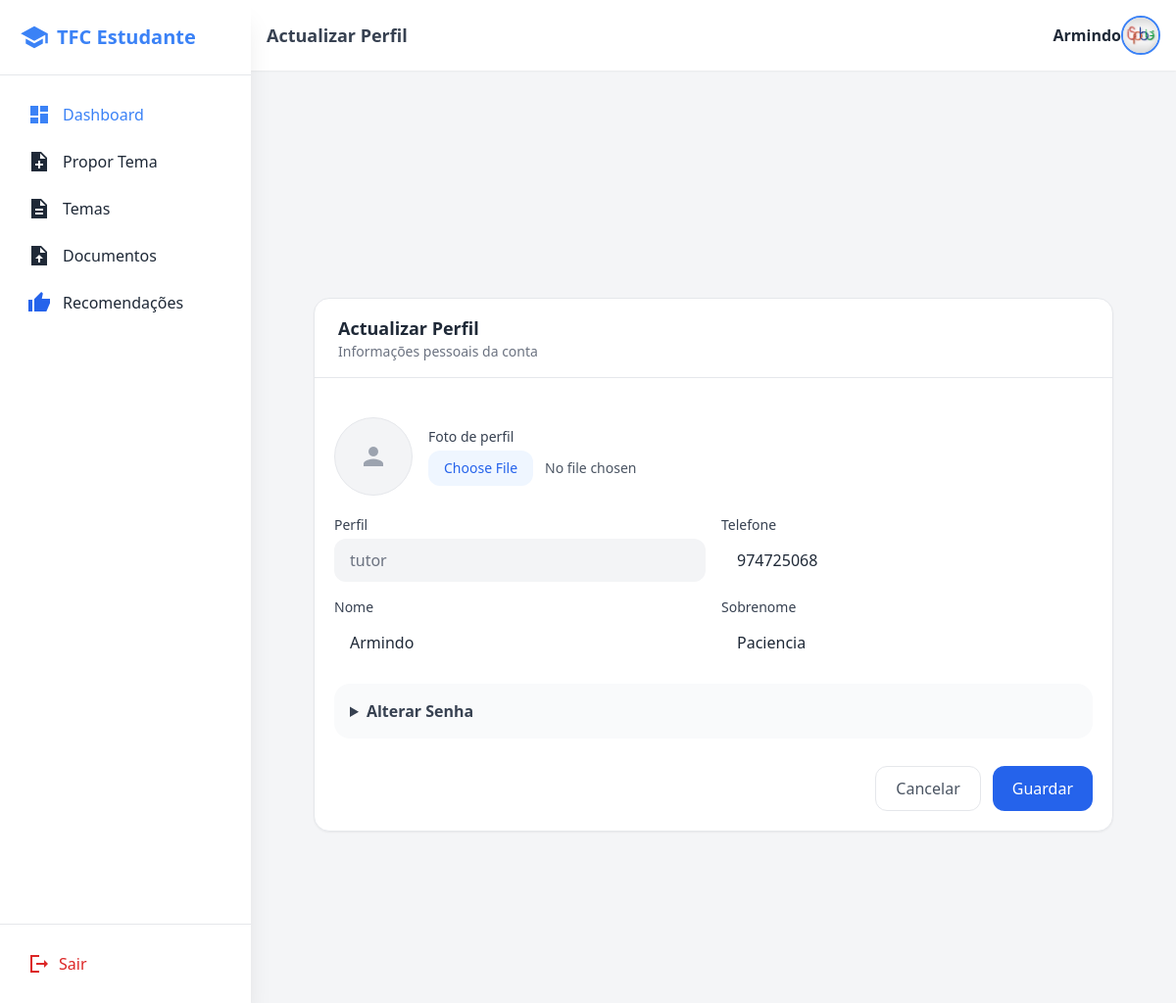
The app's page /perfil/atualizar/ (signed in) with its own data.
### Coordenacao/models.py (models this page shows, shortened)
class Usuario(AbstractUser):
    TIPOS_USUARIO = (
        ("cordenacao", "cordenacao"),
        ("dac", "dac"),
        ("presidente", "professores"),
        ("estudante", "estudante"),
        ("area_cientifica", "area_cientifica"),
        ("tutor", "tutor"),
    )
    ESTADO_USUARIO = (
        ("activo", "activo"),
        ("desativado", "desativado"),
    )
    username = None
    email = models.EmailField(unique=True)
    nome = models.CharField(max_length=100)
    sobrenome = models.CharField(max_length=100)
    imagem = models.ImageField(
        upload_to="usuarios/",
        null=True,
        blank=True
    )
    perfil = models.CharField(
        max_length=20,
        choices=TIPOS_USUARIO,
    )
    estado_user = models.CharField(
        max_length=20,
        choices=ESTADO_USUARIO,
        default="desativado"
    )
    curso = models.ForeignKey(
        Curso, on_delete=models.SET_NULL, null=True, blank=True
    )
    depart = models.ForeignKey(
        Departamento, on_delete=models.SET_NULL, null=True, blank=True
    )
    telefone = models.CharField(max_length=9)
    USERNAME_FIELD = "email"
    REQUIRED_FIELDS = ["nome", "sobrenome"]
    objects = UsuarioManager()

### Coordenacao/views.py (the view, shortened to what this page needs)
# urls.py: path("perfil/atualizar/", views.atualizar_perfil, name="atualizar_perfil"),
@login_required
def atualizar_perfil(request):
    usuario = request.user
    return render(request, "Estudante/atualizar_perfil.html")

### templates/Estudante/atualizar_perfil.html (shortened to what this page needs)
{% extends "Estudante/base.html" %}
{% load static %}
{% block titulo_pagina %}Actualizar Perfil{% endblock %}
{% block content %}
<div class="max-w-4xl mx-auto px-4 sm:px-6 lg:px-8 min-h-[calc(100vh-5rem)] flex items-center">
  <div class="w-full bg-white rounded-2xl shadow-sm border overflow-hidden">
    <div class="px-6 py-4 border-b">
      <h2 class="text-lg font-semibold text-gray-800">
        Actualizar Perfil
      </h2>
      <p class="text-sm text-gray-500">
        Informações pessoais da conta
      </p>
    </div>
    <form method="post" enctype="multipart/form-data"
          class="p-5 space-y-5">
      <div class="flex flex-col sm:flex-row sm:items-center gap-4">
        <div class="flex justify-center sm:justify-start">
          {% if request.user.imagem %}
            <img src="{{ request.user.imagem.url }}"
                 class="w-20 h-20 rounded-full object-cover border shadow-sm">
          {% else %}
            <div class="w-20 h-20 rounded-full bg-gray-100 flex items-center justify-center border">
              <span class="material-icons-sharp text-3xl text-gray-400">person</span>
            </div>
          {% endif %}
        </div>
        <div class="w-full">
          <label class="block text-sm font-medium text-gray-700 mb-1">
            Foto de perfil
          </label>
          <input type="file" name="imagem"
                 class="w-full text-sm text-gray-600
                        file:mr-3 file:py-2 file:px-4
                        file:rounded-xl file:border-0
                        file:bg-blue-50 file:text-blue-600
                        hover:file:bg-blue-100">
        </div>
      </div>
      <div class="grid grid-cols-1 md:grid-cols-2 gap-4">
        <div>
          <label class="block text-sm font-medium text-gray-700">
            Perfil
          </label>
          <input type="text" disabled
                 value="{{ request.user.perfil }}"
                 class="mt-1 w-full rounded-xl bg-gray-100 border-gray-300 text-gray-500 px-4 py-2.5">
        </div>
        <div>
          <label class="block text-sm font-medium text-gray-700">
            Telefone
          </label>
          <input type="text" name="telefone"
                 value="{{ request.user.telefone }}"
                 class="mt-1 w-full rounded-xl border-gray-300 px-4 py-2.5 focus:ring-blue-500 focus:border-blue-500">
        </div>
        <div>
          <label class="block text-sm font-medium text-gray-700">
            Nome
          </label>
          <input type="text" name="nome" required
                 value="{{ request.user.nome }}"
                 class="mt-1 w-full rounded-xl border-gray-300 px-4 py-2.5 focus:ring-blue-500 focus:border-blue-500">
        </div>
        <div>
          <label class="block text-sm font-medium text-gray-700">
            Sobrenome
          </label>
          <input type="text" name="sobrenome" required
                 value="{{ request.user.sobrenome }}"
                 class="mt-1 w-full rounded-xl border-gray-300 px-4 py-2.5 focus:ring-blue-500 focus:border-blue-500">
        </div>
      </div>
      <details class="bg-gray-50 rounded-2xl p-4">
        <summary class="cursor-pointer font-semibold text-gray-700 select-none">
          Alterar Senha
        </summary>
      </details>
      <div class="flex flex-col-reverse sm:flex-row sm:justify-end gap-3 pt-2">
        <a href="{% url 'dashboard_estudante' %}"
           class="w-full sm:w-auto text-center px-5 py-2.5 rounded-xl border text-gray-600 hover:bg-gray-50">
          Cancelar
        </a>
        <button type="submit"
                class="w-full sm:w-auto px-5 py-2.5 rounded-xl bg-blue-600 text-white hover:bg-blue-700">
          Guardar
        </button>
      </div>
    </form>
  </div>
</div>
{% endblock %}

### templates/Estudante/base.html (shortened to what this page needs)
 {% load static %}
<!DOCTYPE html>
<html lang="pt">
<head>
  <script src="https://cdn.tailwindcss.com"></script>
</head>
<body class="bg-surface h-screen flex font-sans text-gray-800">
  <aside id="sidebar"
         class="w-64 bg-white shadow-xl flex flex-col fixed md:sticky top-0 inset-y-0 left-0
                transform -translate-x-full md:translate-x-0 transition duration-300 z-50 h-screen">
    <div class="p-5 flex-shrink-0 flex items-center justify-between border-b">
      <h1 class="text-xl font-semibold text-primary flex items-center gap-2">
        <span class="material-icons-sharp text-3xl">school</span>
        TFC Estudante
      </h1>
    </div>
    <nav class="flex-1 p-5 space-y-2 overflow-y-auto custom-scrollbar">
      <a href="{% url 'dashboard_estudante' %}"
         class="flex items-center gap-3 p-2 rounded hover:bg-primary/10 font-medium text-primary">
        <span class="material-icons-sharp">dashboard</span> Dashboard
      </a>
      {% if not request.user.temas.exists %}
        <a href="#" onclick="showProposta()"
           class="flex items-center gap-3 p-2 rounded hover:bg-primary/10">
            <span class="material-icons-sharp">note_add</span> Propor Tema
        </a>
      {% endif %}
<a href="{% url 'lista_geral_temas' %}"
         class="flex items-center gap-3 p-2 rounded hover:bg-primary/10">
        <span class="material-icons-sharp">description</span> Temas
      </a>
      <a href="{% url 'dashboard_estudante' %}"
         class="flex items-center gap-3 p-2 rounded hover:bg-primary/10">
        <span class="material-icons-sharp">upload_file</span> Documentos
      </a>
      <a href="{% url 'todas_recomendacoes' %}" class="flex items-center justify-between p-2 rounded hover:bg-primary/10 group">
          <div class="flex items-center gap-3">
              <span class="material-icons-sharp text-blue-600">thumb_up</span>
              <span class="font-medium">Recomendações</span>
          </div>
      </a>
    </nav>
    <div class="p-5 border-t flex-shrink-0">
      <a href="{% url 'sair' %}" class="flex items-center gap-2 text-red-600 font-medium hover:bg-red-50 p-2 rounded transition">
        <span class="material-icons-sharp">logout</span> Sair
      </a>
    </div>
  </aside>
  <div class="flex-1 flex flex-col h-screen overflow-hidden">
    <header class="flex-shrink-0 flex items-center justify-between bg-white shadow-sm p-4 sticky top-0 z-40">
      <div class="flex items-center gap-3">
        <h2 class="text-lg font-semibold text-gray-700">
          {% block titulo_pagina %}Painel do Estudante{% endblock %}
        </h2>
      </div>
    <div class="relative">
<button id="profileBtn" class="flex items-center focus:outline-none">
<h1> <strong>{{request.user.nome}}</strong> </h1>
  <img
    src="{% if user.imagem %}{{ user.imagem.url }}{% else %}{% static 'imgs/icons/finalispbie.jpg' %}{% endif %}"
    alt="Foto do perfil"
    class="w-10 h-10 rounded-full border-2 border-primary object-cover hover:ring-2 hover:ring-primary transition"
  >
</button>
</div>
    </header>
    <main class="flex-1 overflow-y-auto p-4 md:p-8 space-y-6">
      <div class="max-w-6xl mx-auto">
        {% block content %}{% endblock %}
      </div>
    </main>
  </div>
</body>
</html>

### templates/Estudante/base.html (style rules this page uses)
body { overflow: hidden; }

### records on screen
Usuario: user.nome "Armindo", user.perfil "tutor", telefone "974725068", nome "Armindo", sobrenome "Paciencia"
